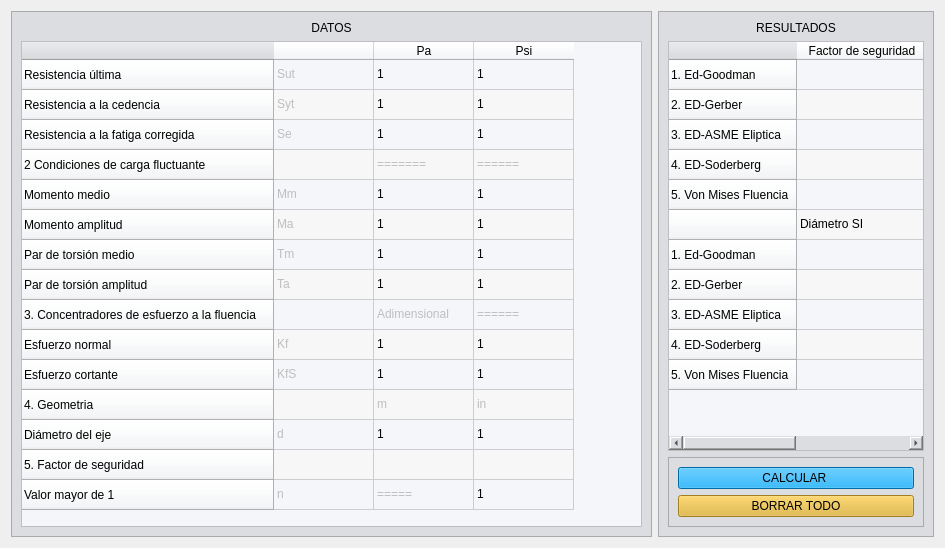
         <widget class="QWidget" name="tab">
          <attribute name="title">
           <string>Criterios de falla por fatiga para carga ciclica en ejes</string>
          </attribute>
          <layout class="QHBoxLayout" name="horizontalLayout_2">
           <item>
            <widget class="QFrame" name="frame_3">
             <property name="styleSheet">
              <string notr="true">background-color:rgb(220, 221, 225);</string>
             </property>
             <property name="frameShape">
              <enum>QFrame::StyledPanel</enum>
             </property>
             <property name="frameShadow">
              <enum>QFrame::Raised</enum>
             </property>
             <layout class="QVBoxLayout" name="verticalLayout_3">
              <item>
               <widget class="QLabel" name="label_2">
                <property name="maximumSize">
                 <size>
                  <width>16777215</width>
                  <height>60</height>
                 </size>
                </property>
                <property name="text">
                 <string>DATOS</string>
                </property>
                <property name="alignment">
                 <set>Qt::AlignCenter</set>
                </property>
               </widget>
              </item>
              <item>
               <widget class="QTableWidget" name="tblDatos">
                <property name="minimumSize">
                 <size>
                  <width>621</width>
                  <height>486</height>
                 </size>
                </property>
                <property name="styleSheet">
                 <string notr="true">background-color:rgb(245, 246, 250);</string>
                </property>
                <property name="alternatingRowColors">
                 <bool>true</bool>
                </property>
                <row>
                 <property name="text">
                  <string notr="true">Resistencia última</string>
                 </property>
                </row>
                <row>
                 <property name="text">
                  <string notr="true">Resistencia a la cedencia</string>
                 </property>
                </row>
                <row>
                 <property name="text">
                  <string notr="true">Resistencia a la fatiga corregida</string>
                 </property>
                </row>
                <row>
                 <property name="text">
                  <string notr="true">2 Condiciones de carga fluctuante</string>
                 </property>
                </row>
                <row>
                 <property name="text">
                  <string notr="true">Momento medio</string>
                 </property>
                </row>
                <row>
                 <property name="text">
                  <string notr="true">Momento amplitud</string>
                 </property>
                </row>
                <row>
                 <property name="text">
                  <string notr="true">Par de torsión medio</string>
                 </property>
                </row>
                <row>
                 <property name="text">
                  <string notr="true">Par de torsión amplitud</string>
                 </property>
                </row>
                <row>
                 <property name="text">
                  <string notr="true">3. Concentradores de esfuerzo a la fluencia</string>
                 </property>
                </row>
                <row>
                 <property name="text">
                  <string notr="true">Esfuerzo normal</string>
                 </property>
                </row>
                <row>
                 <property name="text">
                  <string notr="true">Esfuerzo cortante</string>
                 </property>
                </row>
                <row>
                 <property name="text">
                  <string notr="true">4. Geometria</string>
                 </property>
                </row>
                <row>
                 <property name="text">
                  <string notr="true">Diámetro del eje</string>
                 </property>
                </row>
                <row>
                 <property name="text">
                  <string notr="true">5. Factor de seguridad</string>
                 </property>
                </row>
                <row>
                 <property name="text">
                  <string notr="true">Valor mayor de 1</string>
                 </property>
                </row>
                <column>
                 <property name="text">
                  <string notr="true"/>
                 </property>
                </column>
                <column>
                 <property name="text">
                  <string notr="true">Pa</string>
                 </property>
                </column>
                <column>
                 <property name="text">
                  <string notr="true">Psi</string>
                 </property>
                </column>
                <item row="0" column="0">
                 <property name="text">
                  <string notr="true">Sut</string>
                 </property>
                 <property name="flags">
                  <set>ItemIsSelectable|ItemIsEditable|ItemIsDragEnabled|ItemIsUserCheckable</set>
                 </property>
                </item>
                <item row="0" column="1">
                 <property name="text">
                  <string>1</string>
                 </property>
                </item>
                <item row="0" column="2">
                 <property name="text">
                  <string>1</string>
                 </property>
                </item>
                <item row="1" column="0">
                 <property name="text">
                  <string notr="true">Syt</string>
                 </property>
                 <property name="flags">
                  <set>ItemIsSelectable|ItemIsDragEnabled|ItemIsUserCheckable</set>
                 </property>
                </item>
                <item row="1" column="1">
                 <property name="text">
                  <string>1</string>
                 </property>
                </item>
                <item row="1" column="2">
                 <property name="text">
                  <string>1</string>
                 </property>
                </item>
                <item row="2" column="0">
                 <property name="text">
                  <string notr="true">Se</string>
                 </property>
                 <property name="flags">
                  <set>ItemIsSelectable|ItemIsDragEnabled|ItemIsUserCheckable</set>
                 </property>
                </item>
                <item row="2" column="1">
                 <property name="text">
                  <string>1</string>
                 </property>
                </item>
                <item row="2" column="2">
                 <property name="text">
                  <string>1</string>
                 </property>
                </item>
                <item row="3" column="0">
                 <property name="text">
                  <string notr="true"/>
                 </property>
                 <property name="flags">
                  <set>ItemIsSelectable|ItemIsDragEnabled|ItemIsUserCheckable</set>
                 </property>
                </item>
                <item row="3" column="1">
                 <property name="text">
                  <string>=======</string>
                 </property>
                 <property name="flags">
                  <set>ItemIsSelectable|ItemIsDragEnabled|ItemIsUserCheckable</set>
                 </property>
                </item>
                <item row="3" column="2">
                 <property name="text">
                  <string>======</string>
                 </property>
                 <property name="flags">
                  <set>ItemIsSelectable|ItemIsDragEnabled|ItemIsUserCheckable</set>
                 </property>
                </item>
                <item row="4" column="0">
                 <property name="text">
                  <string notr="true">Mm</string>
                 </property>
                 <property name="flags">
                  <set>ItemIsSelectable|ItemIsDragEnabled|ItemIsUserCheckable</set>
                 </property>
                </item>
                <item row="4" column="1">
                 <property name="text">
                  <string>1</string>
                 </property>
                </item>
                <item row="4" column="2">
                 <property name="text">
                  <string>1</string>
                 </property>
                </item>
                <item row="5" column="0">
                 <property name="text">
                  <string notr="true">Ma</string>
                 </property>
                 <property name="flags">
                  <set>ItemIsSelectable|ItemIsDragEnabled|ItemIsUserCheckable</set>
                 </property>
                </item>
                <item row="5" column="1">
                 <property name="text">
                  <string>1</string>
                 </property>
                </item>
                <item row="5" column="2">
                 <property name="text">
                  <string>1</string>
                 </property>
                </item>
                <item row="6" column="0">
                 <property name="text">
                  <string notr="true">Tm</string>
                 </property>
                 <property name="flags">
                  <set>ItemIsSelectable|ItemIsDragEnabled|ItemIsUserCheckable</set>
                 </property>
                </item>
                <item row="6" column="1">
                 <property name="text">
                  <string>1</string>
                 </property>
                </item>
                <item row="6" column="2">
                 <property name="text">
                  <string>1</string>
                 </property>
                </item>
                <item row="7" column="0">
                 <property name="text">
                  <string notr="true">Ta</string>
                 </property>
                 <property name="flags">
                  <set>ItemIsSelectable|ItemIsDragEnabled|ItemIsUserCheckable</set>
                 </property>
                </item>
                <item row="7" column="1">
                 <property name="text">
                  <string>1</string>
                 </property>
                </item>
                <item row="7" column="2">
                 <property name="text">
                  <string>1</string>
                 </property>
                </item>
                <item row="8" column="0">
                 <property name="text">
                  <string notr="true"/>
                 </property>
                 <property name="flags">
                  <set>ItemIsSelectable|ItemIsDragEnabled|ItemIsUserCheckable</set>
                 </property>
                </item>
                <item row="8" column="1">
                 <property name="text">
                  <string>Adimensional</string>
                 </property>
                 <property name="flags">
                  <set>ItemIsSelectable|ItemIsDragEnabled|ItemIsUserCheckable</set>
                 </property>
                </item>
                <item row="8" column="2">
                 <property name="text">
                  <string>======</string>
                 </property>
                 <property name="flags">
                  <set>ItemIsSelectable|ItemIsDragEnabled|ItemIsUserCheckable</set>
                 </property>
                </item>
                <item row="9" column="0">
                 <property name="text">
                  <string notr="true">Kf</string>
                 </property>
                 <property name="flags">
                  <set>ItemIsSelectable|ItemIsDragEnabled|ItemIsUserCheckable</set>
                 </property>
                </item>
                <item row="9" column="1">
                 <property name="text">
                  <string>1</string>
                 </property>
                </item>
                <item row="9" column="2">
                 <property name="text">
                  <string>1</string>
                 </property>
                </item>
                <item row="10" column="0">
                 <property name="text">
                  <string notr="true">KfS</string>
                 </property>
                 <property name="flags">
                  <set>ItemIsSelectable|ItemIsDragEnabled|ItemIsUserCheckable</set>
                 </property>
                </item>
                <item row="10" column="1">
                 <property name="text">
                  <string>1</string>
                 </property>
                </item>
                <item row="10" column="2">
                 <property name="text">
                  <string>1</string>
                 </property>
                </item>
                <item row="11" column="0">
                 <property name="text">
                  <string notr="true"/>
                 </property>
                 <property name="flags">
                  <set>ItemIsSelectable|ItemIsDragEnabled|ItemIsUserCheckable</set>
                 </property>
                </item>
                <item row="11" column="1">
                 <property name="text">
                  <string>m</string>
                 </property>
                 <property name="flags">
                  <set>ItemIsSelectable|ItemIsDragEnabled|ItemIsUserCheckable</set>
                 </property>
                </item>
                <item row="11" column="2">
                 <property name="text">
                  <string>in</string>
                 </property>
                 <property name="flags">
                  <set>ItemIsSelectable|ItemIsDragEnabled|ItemIsUserCheckable</set>
                 </property>
                </item>
                <item row="12" column="0">
                 <property name="text">
                  <string notr="true">d</string>
                 </property>
                 <property name="flags">
                  <set>ItemIsSelectable|ItemIsDragEnabled|ItemIsUserCheckable</set>
                 </property>
                </item>
                <item row="12" column="1">
                 <property name="text">
                  <string>1</string>
                 </property>
                </item>
                <item row="12" column="2">
                 <property name="text">
                  <string>1</string>
                 </property>
                </item>
                <item row="13" column="0">
                 <property name="text">
                  <string notr="true"/>
                 </property>
                 <property name="flags">
                  <set>ItemIsSelectable|ItemIsDragEnabled|ItemIsUserCheckable</set>
                 </property>
                </item>
                <item row="13" column="1">
                 <property name="text">
                  <string/>
                 </property>
                 <property name="flags">
                  <set>ItemIsSelectable|ItemIsDragEnabled|ItemIsUserCheckable</set>
                 </property>
                </item>
                <item row="13" column="2">
                 <property name="text">
                  <string/>
                 </property>
                 <property name="flags">
                  <set>ItemIsSelectable|ItemIsDragEnabled|ItemIsUserCheckable</set>
                 </property>
                </item>
                <item row="14" column="0">
                 <property name="text">
                  <string notr="true">n</string>
                 </property>
                 <property name="flags">
                  <set>ItemIsSelectable|ItemIsDragEnabled|ItemIsUserCheckable</set>
                 </property>
                </item>
                <item row="14" column="1">
                 <property name="text">
                  <string>=====</string>
                 </property>
                 <property name="flags">
                  <set>ItemIsSelectable|ItemIsDragEnabled|ItemIsUserCheckable</set>
                 </property>
                </item>
                <item row="14" column="2">
                 <property name="text">
                  <string>1</string>
                 </property>
                </item>
               </widget>
              </item>
             </layout>
            </widget>
           </item>
           <item>
            <widget class="QFrame" name="frame_4">
             <property name="styleSheet">
              <string notr="true">background-color:rgb(220, 221, 225);</string>
             </property>
             <property name="frameShape">
              <enum>QFrame::StyledPanel</enum>
             </property>
             <property name="frameShadow">
              <enum>QFrame::Raised</enum>
             </property>
             <layout class="QVBoxLayout" name="verticalLayout_5">
              <item>
               <widget class="QLabel" name="label_3">
                <property name="maximumSize">
                 <size>
                  <width>16777215</width>
                  <height>60</height>
                 </size>
                </property>
                <property name="text">
                 <string>RESULTADOS</string>
                </property>
                <property name="alignment">
                 <set>Qt::AlignCenter</set>
                </property>
               </widget>
              </item>
              <item>
               <widget class="QTableWidget" name="tblResultados">
                <property name="autoFillBackground">
                 <bool>false</bool>
                </property>
                <property name="styleSheet">
                 <string notr="true">background-color: rgb(245, 246, 250);</string>
                </property>
                <property name="frameShadow">
                 <enum>QFrame::Sunken</enum>
                </property>
                <property name="sizeAdjustPolicy">
                 <enum>QAbstractScrollArea::AdjustIgnored</enum>
                </property>
                <property name="alternatingRowColors">
                 <bool>true</bool>
                </property>
                <attribute name="horizontalHeaderCascadingSectionResizes">
                 <bool>false</bool>
                </attribute>
                <attribute name="horizontalHeaderDefaultSectionSize">
                 <number>130</number>
                </attribute>
                <attribute name="verticalHeaderDefaultSectionSize">
                 <number>30</number>
                </attribute>
                <row>
                 <property name="text">
                  <string>1. Ed-Goodman</string>
                 </property>
                </row>
                <row>
                 <property name="text">
                  <string>2. ED-Gerber</string>
                 </property>
                </row>
                <row>
                 <property name="text">
                  <string>3. ED-ASME Eliptica</string>
                 </property>
                </row>
                <row>
                 <property name="text">
                  <string>4. ED-Soderberg</string>
                 </property>
                </row>
                <row>
                 <property name="text">
                  <string>5. Von Mises Fluencia</string>
                 </property>
                </row>
                <row>
                 <property name="text">
                  <string/>
                 </property>
                </row>
                <row>
                 <property name="text">
                  <string>1. Ed-Goodman</string>
                 </property>
                </row>
                <row>
                 <property name="text">
                  <string>2. ED-Gerber</string>
                 </property>
                </row>
                <row>
                 <property name="text">
                  <string>3. ED-ASME Eliptica</string>
                 </property>
                </row>
                <row>
                 <property name="text">
                  <string>4. ED-Soderberg</string>
                 </property>
                </row>
                <row>
                 <property name="text">
                  <string>5. Von Mises Fluencia</string>
                 </property>
                </row>
                <column>
                 <property name="text">
                  <string>Factor de seguridad</string>
                 </property>
                </column>
                <column>
                 <property name="text">
                  <string>Factor de seguridad</string>
                 </property>
                </column>
                <item row="0" column="0">
                 <property name="text">
                  <string/>
                 </property>
                </item>
                <item row="0" column="1">
                 <property name="text">
                  <string/>
                 </property>
                </item>
                <item row="1" column="0">
                 <property name="text">
                  <string/>
                 </property>
                </item>
                <item row="1" column="1">
                 <property name="text">
                  <string/>
                 </property>
                </item>
                <item row="2" column="0">
                 <property name="text">
                  <string/>
                 </property>
                </item>
                <item row="2" column="1">
                 <property name="text">
                  <string/>
                 </property>
                </item>
                <item row="3" column="0">
                 <property name="text">
                  <string/>
                 </property>
                </item>
                <item row="3" column="1">
                 <property name="text">
                  <string/>
                 </property>
                </item>
                <item row="4" column="0">
                 <property name="text">
                  <string/>
                 </property>
                </item>
                <item row="4" column="1">
                 <property name="text">
                  <string/>
                 </property>
                </item>
                <item row="5" column="0">
                 <property name="text">
                  <string>Diámetro SI</string>
                 </property>
                </item>
                <item row="5" column="1">
                 <property name="text">
                  <string>Diámetro S ING</string>
                 </property>
                </item>
                <item row="6" column="0">
                 <property name="text">
                  <string/>
                 </property>
                </item>
                <item row="6" column="1">
                 <property name="text">
                  <string/>
                 </property>
                </item>
                <item row="7" column="0">
                 <property name="text">
                  <string/>
                 </property>
                </item>
                <item row="7" column="1">
                 <property name="text">
                  <string/>
                 </property>
                </item>
                <item row="8" column="0">
                 <property name="text">
                  <string/>
                 </property>
                </item>
                <item row="8" column="1">
                 <property name="text">
                  <string/>
                 </property>
                </item>
                <item row="9" column="0">
                 <property name="text">
                  <string/>
                 </property>
                </item>
                <item row="9" column="1">
                 <property name="text">
                  <string/>
                 </property>
                </item>
                <item row="10" column="0">
                 <property name="text">
                  <string/>
                 </property>
                </item>
                <item row="10" column="1">
                 <property name="text">
                  <string/>
                 </property>
                </item>
               </widget>
              </item>
              <item>
               <widget class="QFrame" name="frame_5">
                <property name="frameShape">
                 <enum>QFrame::StyledPanel</enum>
                </property>
                <property name="frameShadow">
                 <enum>QFrame::Raised</enum>
                </property>
                <layout class="QVBoxLayout" name="verticalLayout_4">
                 <item>
                  <widget class="QPushButton" name="btnCalcular">
                   <property name="styleSheet">
                    <string notr="true">background-color:rgb(0, 151, 230);</string>
                   </property>
                   <property name="text">
                    <string>CALCULAR </string>
                   </property>
                  </widget>
                 </item>
                 <item>
                  <widget class="QPushButton" name="btnBorrarTodo">
                   <property name="styleSheet">
                    <string notr="true">background-color:rgb(225, 177, 44);</string>
                   </property>
                   <property name="text">
                    <string>BORRAR TODO</string>
                   </property>
                  </widget>
                 </item>
                </layout>
               </widget>
              </item>
             </layout>
            </widget>
           </item>
          </layout>
         </widget>
